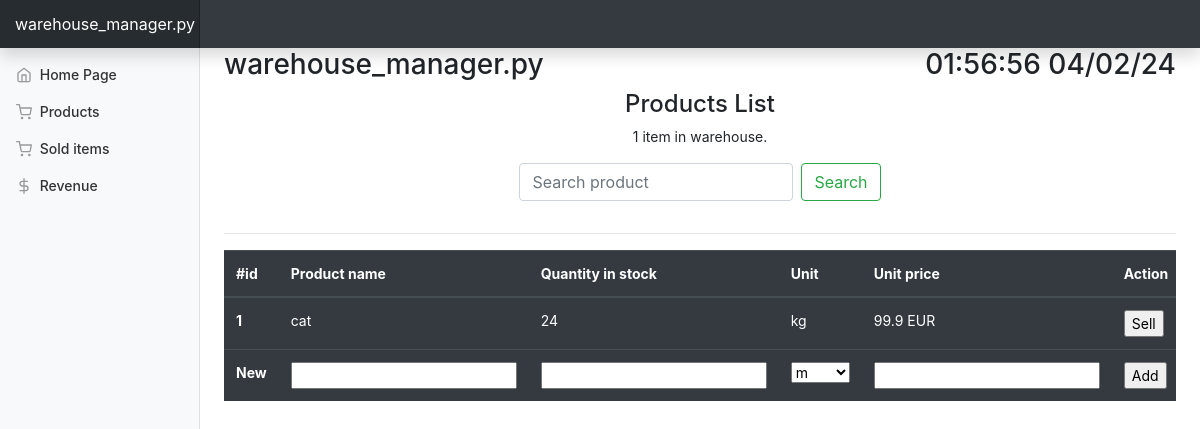
The page /products on the database as committed earlier.
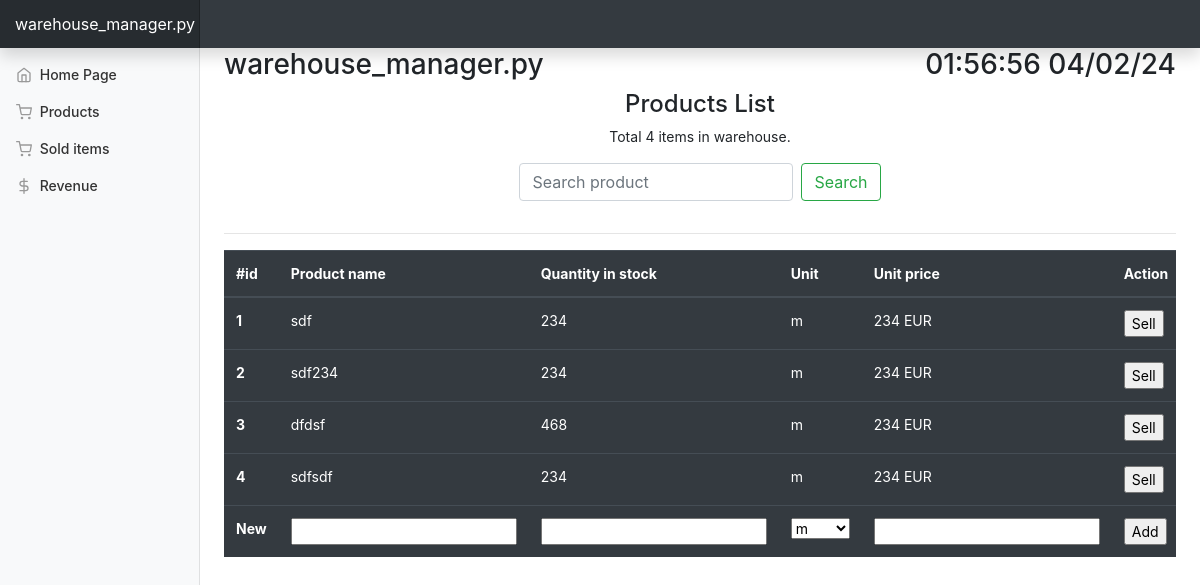
The same page on the database as committed later.
### app/models.py (models this page shows, shortened)
class Item(db.Model):
    id = db.Column(db.Integer, primary_key=True)
    name = db.Column(db.String(100), index=True, unique=True)
    quantity_in_stock = db.Column(db.Integer, index=True)
    quantity_sold = db.Column(db.Integer, index=True)
    unit = db.Column(db.String(100), index=True)
    unit_price = db.Column(db.Integer, index=True)

### app/routes.py (the view, shortened to what this page needs)
@app.route('/products', methods=["GET", "POST"])
def products_list():
    global prev_path
    prev_path = request.path
    addItemForm = ProductAddForm()
    search_query = request.args.get('search')
    if search_query:
        items = Item.query.filter(Item.name.ilike(f"%{search_query}%"),
                                  Item.quantity_in_stock > 0).all()
        items_found_count = len(items)
        items_count = len(Item.query.filter(Item.quantity_in_stock > 0).all())
    else:
        items = Item.query.filter(Item.quantity_in_stock > 0).all()
        items_count = len(items)
        items_found_count = None
    sorted_items = sorted([item if item.quantity_in_stock > 0 else None for item in items],
                          key=lambda item: item.id)
    return render_template("products_list.html",
                           date_and_time=get_current_time_and_date(),
                           form=addItemForm,
                           items=sorted_items,
                           items_found_count=items_found_count,
                           items_count=items_count,
                           search_query=search_query if search_query else None,
                           )

### app/forms.py
class ProductAddForm(FlaskForm):
    name = StringField('Name',
                       validators=[DataRequired()])
    quantity_in_stock = DecimalField('Quantity',
                            validators=[DataRequired(),
                                        NumberRange(min=0,
                                                    message=None)])
    unit = SelectField('Unit',
                       validators=[DataRequired()],
                       choices=[('m', 'm'),
                                ('kg', 'kg'),
                                ('pcs', 'pcs'),
                                ('box', 'box'),
                                ('pallet', 'pallet')])
    unit_price = DecimalField('Unit price',
                              validators=[DataRequired(),
                                          NumberRange(min=0,
                                                      message=None)])

### app/utils.py (called while the page is built)
def get_current_time_and_date():
    date_and_time = datetime.datetime.now()
    return date_and_time.strftime("%X %x")

### app/templates/products_list.html (shortened to what this page needs)
{% extends "base.html" %}
{% block content %}
<div>
  <div class="w-100 d-flex flex-column justify-content-center align-items-center">
    <h4>Products List</h4>
    <p>{% if items_count == 0 %} No items in warehouse.
       {%  elif items_count == 1 %} {{ items_count}} item in warehouse.
       {%  else %} Total {{ items_count}} items in warehouse.
       {% endif %}
    </p>
    {% if items %}
    <form class="form-inline mb-3" action="/products" method="GET">
      <input class="form-control mr-sm-2" type="text" value="{% if search_query %}{{ search_query }}{% endif %}" placeholder="Search product" aria-label="Search product" name="search">
      <button class="btn btn-outline-success" type="submit">Search</button>
    </form>
    {% endif %}
  </div>
    <hr>
  <div class="table-responsive">
    <table class="table table-dark">
      <thead>
        <tr>
          <th scope="col">#id</th>
          <th scope="col">Product name</th>
          <th scope="col">Quantity in stock</th>
          <th scope="col">Unit</th>
          <th scope="col">Unit price</th>
          <th scope="col">Action</th>
        </tr>
      </thead>
      <tbody>
        {% if items %}
        {% for item in items %}
          <tr>
            <th scope="row">{{ item.id }}</th>
            <td>{{ item.name }}</td>
            <td>{{ item.quantity_in_stock }}</td>
            <td>{{ item.unit }}</td>
            <td>{{ item.unit_price }} EUR</td>
            <td>
              <form method="GET" action="/sell/{{ item.name }}">
                <input type="submit" value="Sell">
              </form>
            </td>
          </tr>
        {% endfor %}
        {% else %}
        <div class="w-100 d-flex flex-column justify-content-center align-items-center">
          <h4>Empty. No products,</h4>
        </div>
        {% endif %}
          <form method="POST" action="/products">
            <tr>
              <th score="row">New</th>
                {% for field in form if field.widget.input_type != 'hidden' %}
                  <td>{{ field }}</td>
                {% endfor %}
                <td><input type="submit" value="Add"></td>
              </tr>
          </form>
        </tbody>
    </table>
  </div>
</div>
{% endblock %}

Rows that differ between the two databases and show on the page:
changed Item id 1: name "cat" → "sdf"; quantity_in_stock "24" → "234"; unit "kg" → "m"; unit_price "99.9" → "234"
added Item: id "2", name "sdf234", quantity_in_stock "234", unit "m", unit_price "234"
added Item: id "3", name "dfdsf", quantity_in_stock "468", unit "m", unit_price "234"
added Item: id "4", name "sdfsdf", quantity_in_stock "234", unit "m", unit_price "234"
Other text that changed with them:
{{ items_count }}: (not shown) → "4"
{{ items_count }}: "1" → (not shown)
text no longer shown: "item in warehouse."
text now shown: "Total items in warehouse."
